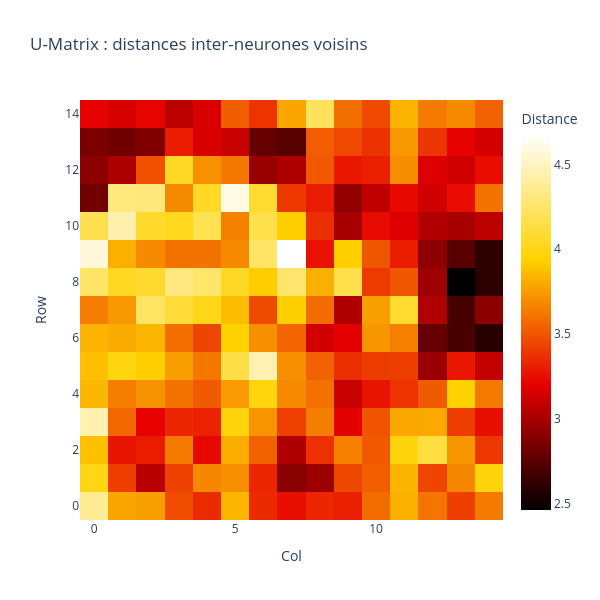

Here is the notebook cell this chart was saved with:
### Code cell
# Calcul de la U-Matrix
def compute_u_matrix(som):
    """Compute the unified distance matrix (mean distance to direct neighbors)."""
    H, W_g = som.grid_shape
    u_mat = np.zeros((H, W_g))
    for r in range(H):
        for c in range(W_g):
            idx = r * W_g + c
            neighbors = []
            if r > 0: neighbors.append((r - 1) * W_g + c)
            if r < H - 1: neighbors.append((r + 1) * W_g + c)
            if c > 0: neighbors.append(r * W_g + c - 1)
            if c < W_g - 1: neighbors.append(r * W_g + c + 1)
            dists = [np.linalg.norm(som.W[idx] - som.W[n]) for n in neighbors]
            u_mat[r, c] = np.mean(dists)
    return u_mat

u_matrix = compute_u_matrix(som_best)

fig = go.Figure(data=go.Heatmap(
    z=u_matrix[::-1], colorscale="Hot", showscale=True,
    colorbar=dict(title="Distance")
))
fig.update_layout(
    title="U-Matrix : distances inter-neurones voisins",
    width=600, height=600, xaxis_title="Col", yaxis_title="Row"
)
fig.show()

### Figure 1 — Plotly figure (JSON) as saved in the notebook; plotly's stock layout.template omitted (floating-point values rounded to 4 significant figures; data arrays with more than 128 entries replaced by an {"elided": "..."} marker saying what was removed)
{"data": [{"colorbar": {"title": {"text": "Distance"}}, "colorscale": [[0, "rgb(0,0,0)"], [0.3333, "rgb(230,0,0)"], [0.6667, "rgb(255,210,0)"], [1, "rgb(255,255,255)"]], "showscale": true, "type": "heatmap", "z": {"elided": "15x15 float values"}}], "layout": {"height": 600, "title": {"text": "U-Matrix : distances inter-neurones voisins"}, "width": 600, "xaxis": {"title": {"text": "Col"}}, "yaxis": {"title": {"text": "Row"}}}}
